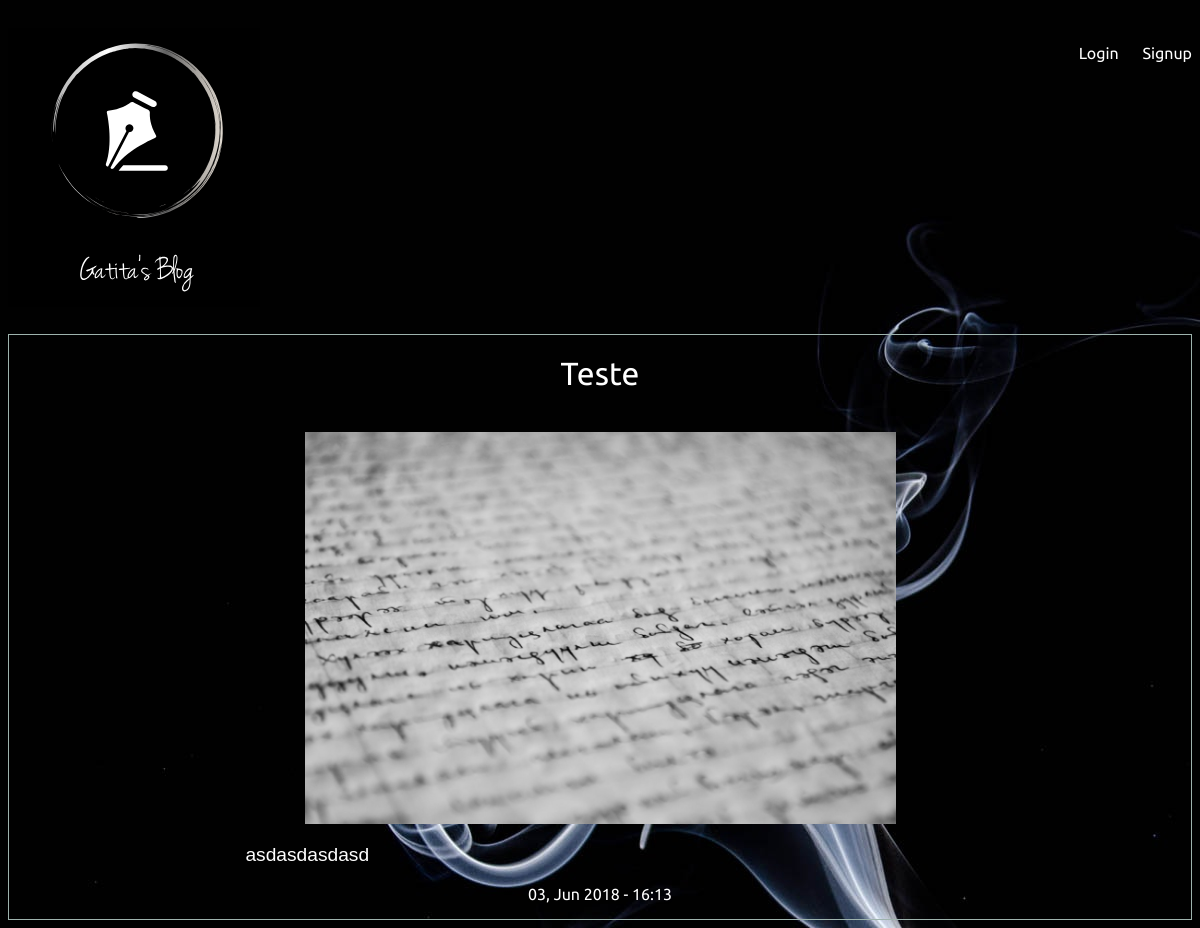
/articles/teste/, run on the app's committed database.
### articles/models.py (models this page shows, shortened)
class Article(models.Model):
  title = models.CharField(max_length=100)
  slug = models.SlugField()
  body = models.TextField()
  date = models.DateTimeField(auto_now_add=True)
  thumb = models.ImageField(default="default.jpeg",blank=True)
  author = models.ForeignKey(User, default=None,on_delete=models.SET_DEFAULT)

### articles/views.py (the view)
# urls.py: url(r'^(?P<slug>[\w-]+)/$', views.article_detail, name="detail")
def article_detail(request, slug):
  article = Article.objects.get(slug=slug)
  return render(request, 'articles/article_detail.html', {'article': article})

### articles/templates/articles/article_detail.html
{% extends 'base_layout.html' %}
{% block content%}
<div class="article-detail">
  <div class="article">
    <h2>{{article.title}}</h2>
    <img src="{{article.thumb.url}}">
    <p id="article-body">{{article.body|linebreaksbr}}</p>
    <p>{{article.date}}</p>
  </div>
</div>
{% endblock %}

### assets/styles.css (style rules this page uses)
body { background-color: #0f121f; background-image: url(/static/background1.jpg); background-repeat: repeat-y; color:#FFF; }
body * { font-family: Ubuntu; }
h1, h2, h3, h4, h5 { font-weight: normal; margin: 0; }
.article { padding: 10px; border: 1px solid #9eb3ad; position: relative; padding-bottom: 40px; }
.article h2 { font-size: 1.2em; }
.article-detail .article { padding: 0; }
.article-detail .article img { display: block; max-width: 50%; margin-left: auto; margin-right: auto; padding-top: 20px; }
.article-detail .article h2 { text-align: center; margin: 20px auto; font-size: 2em; }
.article-detail .article p { text-align: center; }
#article-body { font-size: 1.2em; text-align: justify; padding: 0 20%; font-family: Verdana, Geneva, Tahoma, sans-serif; }

### data on the page
Article: title "Teste", thumb (placeholder picture), body "asdasdasdasd", date "03, Jun 2018 - 16:13"
